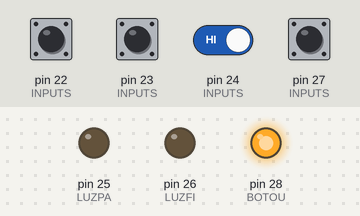
This sketch was run on a simulated Arduino Mega 2560, built with avr-gcc and run on an emulated ATmega2560. Shown: output pins drawn as LEDs (lit = HIGH). Dashed ring = blinking. The inputs (shaded band) are chosen by the test bench; at power-on: pin 22 (INPUTS), pin 23 (INPUTS), pin 24 (INPUTS), pin 27 (INPUTS) HIGH. The audio player accepts every command and is not drawn.

Above: at 2.7 s.
2.8 s: pin 23 (INPUTS) pulled LOW for 0.15 s
At 3.2 s:
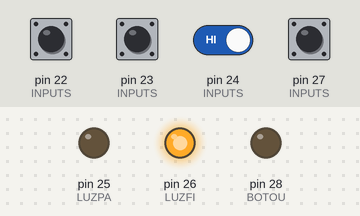
4.4 s: pin 22 (INPUTS) pulled LOW for 0.15 s
6.0 s: pin 22 (INPUTS) driven LOW and pin 24 (INPUTS) driven LOW
At 7.8 s:
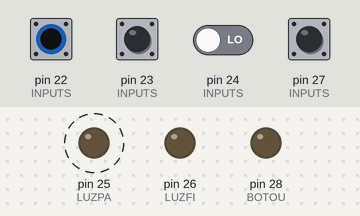
9.0 s: pin 22 (INPUTS) driven HIGH
At 9.15 s:
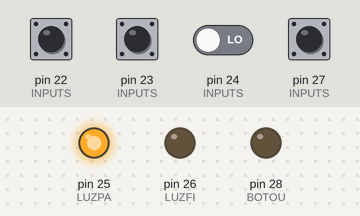
11.1 s: pin 27 (INPUTS) pulled LOW for 1 s
At 11.48 s:
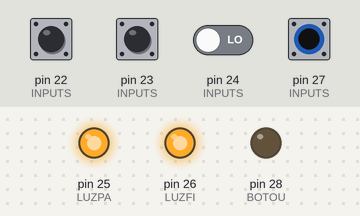
15.1 s: pin 22 (INPUTS) driven LOW
At 17.6 s:
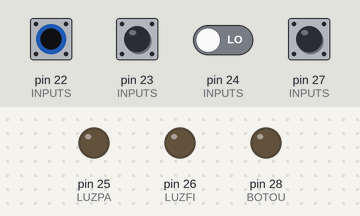
Timing chart, 0 to 19.1 s (numbered marks = the images above; inputs shaded):
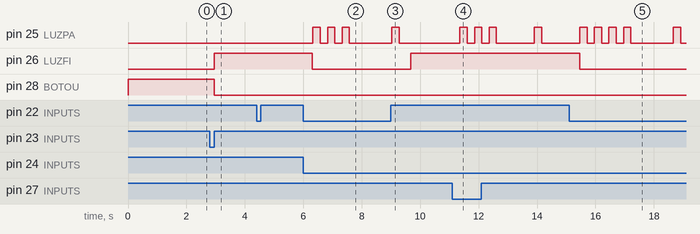

The sketch:

01_Engranajes.ino
```cpp
/* PANEL_04_05
 *
 * MEGA, DFPLAYER, BOTONES, LUCES Y RELES
 *
 */

//INCLUDES
#include "SoftwareSerial.h"
#include "DFRobotDFPlayerMini.h"

//EDITABLE
#define SPRINT      false
#define NEED_REPOSO false
#define SVENT    22
#define ENGRA    23
#define PALAN    24
#define LUZFI    26
#define LUZPA    25
#define BOTIN    27
#define BOTOU    28

#define DS       30
#define TIEMPO_DELAY 500

#define RX        2
#define TX        3

const int N_INPUTS = 4;
const int INPUTS[N_INPUTS] = {SVENT,ENGRA,PALAN,BOTIN};
const int INPUTS_ISTATE[N_INPUTS] = {1,1,1,1};
const int N_OUTPUTS = 3;
const int OUTPUTS[N_OUTPUTS] = {LUZFI, LUZPA, BOTOU};
const int OUTPUTS_ISTATE[N_OUTPUTS] = {0,0,1};


const int LARGO_PARP = 4;
const int LUZ_PARP[LARGO_PARP] = {3,1,4,3};

int lugar = 0;

unsigned long timer_led = 0;
boolean retencion_audio = false;
boolean retencion_botin = false;
boolean engranajes = false;
//OBJETOS
SoftwareSerial mySoftwareSerial(RX, TX);    // RX, TX
DFRobotDFPlayerMini myDFPlayer;                     //dfplayer
void printDetail(uint8_t type, int value);          //dfplayer

//NO EDITABLE
boolean reposo = false;
boolean activo = false;
boolean resuelto = false;
unsigned long timer_print = 0;
////////////////////////////////////SETUP///////////////////////////////
//NO EDITABLE
void setup() {
  if(SPRINT){Serial.begin(9600);}
//declara entradas
  for(int a = 0;a < N_INPUTS;a++){
    pinMode(INPUTS[a] , INPUT);
    digitalWrite(INPUTS[a] , INPUTS_ISTATE[a]);
  }
//declara salidas
  for(int a = 0;a < N_OUTPUTS;a++){
    pinMode(OUTPUTS[a] , OUTPUT);
    digitalWrite(OUTPUTS[a] , OUTPUTS_ISTATE[a]);
  }
//si necesita reposo
  if(NEED_REPOSO){reposo=true;activo=false;resuelto=false;}else{reposo=false;activo=true;resuelto=false;}
  delay(1000);
//EDITABLE
  mySoftwareSerial.begin(9600);
  if (!myDFPlayer.begin(mySoftwareSerial)) {                     //Arranca dfplayer
    Serial.println(F("Unable to begin:"));
    Serial.println(F("1.Please recheck the connection!"));
    Serial.println(F("2.Please insert the SD card!"));
    Serial.println(myDFPlayer.readState()); //read mp3 state
    Serial.println(myDFPlayer.readFileCounts()); //read all file counts in SD card
  }
}

///////////////////////////////////////LOOP//////////////////////////////////////////
void loop() {
  if_reposo();
  if_activo();
  if_resuelto();
  showme();
}

////////////////////////////////////////FUNCIONES///////////////////////////////////
//EDITABLE
void if_reposo()
{
  if(reposo){
  }
}

void if_activo()
{
  if(activo){
    boolean cierre = false;
    boolean palanca = false;
    if(check(0, ENGRA ,DS) && !retencion_botin){engranajes = true;}else{}
    if(check(0, SVENT ,DS)){cierre = true;}
    if(check(0, PALAN ,DS)){palanca = true;}
    if(!retencion_botin){if(check(0, BOTIN ,DS)){retencion_botin = true;digitalWrite(BOTOU, LOW);}}
    if((engranajes || retencion_botin) && !cierre){digitalWrite(LUZFI, HIGH);digitalWrite(BOTOU, LOW);}else{digitalWrite(LUZFI, LOW);}
    if(((engranajes && cierre)||retencion_botin) && palanca){digitalWrite(BOTOU, LOW);
      if(retencion_audio){}else{retencion_audio = true;myDFPlayer.play(1);}
    }else{if(retencion_audio){myDFPlayer.pause();}retencion_audio = false;lugar=0;}
    if(retencion_audio){secuencia();}
  }
}

void if_resuelto()
{
  if(resuelto){
  }
}

void secuencia()
{
  if(millis() - timer_led > 999){
  if(lugar < LARGO_PARP){
    int cantidad = LUZ_PARP[lugar];
    for(int a = 0;a < cantidad;a++){digitalWrite(LUZPA, HIGH);delay(TIEMPO_DELAY/2);digitalWrite(LUZPA, LOW);delay(TIEMPO_DELAY/2);}
  }else{}
  lugar++;
  if(lugar == LARGO_PARP + 5){lugar = 0;}
  timer_led=millis();
  }
}

void showme ()
{
  if(SPRINT && millis() - timer_print > 1000)
  {
    Serial.println("------NUEVA MEDICION------");
    Serial.print("void: ");
    timer_print = millis();
    }
  }

//NO EDITABLE
//comprueba el estado de un sensor
boolean check (boolean cual, int entrada, int ds)
{
  boolean resu = false;
  int contador = 0;
  if(cual){ while(digitalRead(entrada) == 1 && resu == false){delay(ds);contador++;if(contador == 5){resu = true;}}
  }else{    while(digitalRead(entrada) == 0 && resu == false){delay(ds);contador++;if(contador == 5){resu = true;}}}
  return resu;
}
```

Measured:
- after the input at 2.8 s, pin 26 (LUZFI): LOW → HIGH after 0.15 s; pin 28 (BOTOU): HIGH → LOW after 0.15 s
- after the input at 6.0 s, pin 25 (LUZPA): alternates HIGH for 0.25 s and LOW for 0.25 s, 6 changes in all, then stays LOW, starting after 0.33 s; pin 26 (LUZFI): HIGH → LOW after 0.30 s
- after the input at 9.0 s, pin 25 (LUZPA): goes on until 9.3 s, then stays LOW; pin 26 (LUZFI): LOW → HIGH after 0.68 s
- after the input at 11.1 s, pin 25 (LUZPA): LOW → HIGH after 0.26 s, → LOW 0.25 s later, → HIGH 0.25 s later, → LOW 0.25 s later, … (8 changes in this stretch)
- after the input at 15.1 s, pin 26 (LUZFI): HIGH → LOW after 0.36 s
